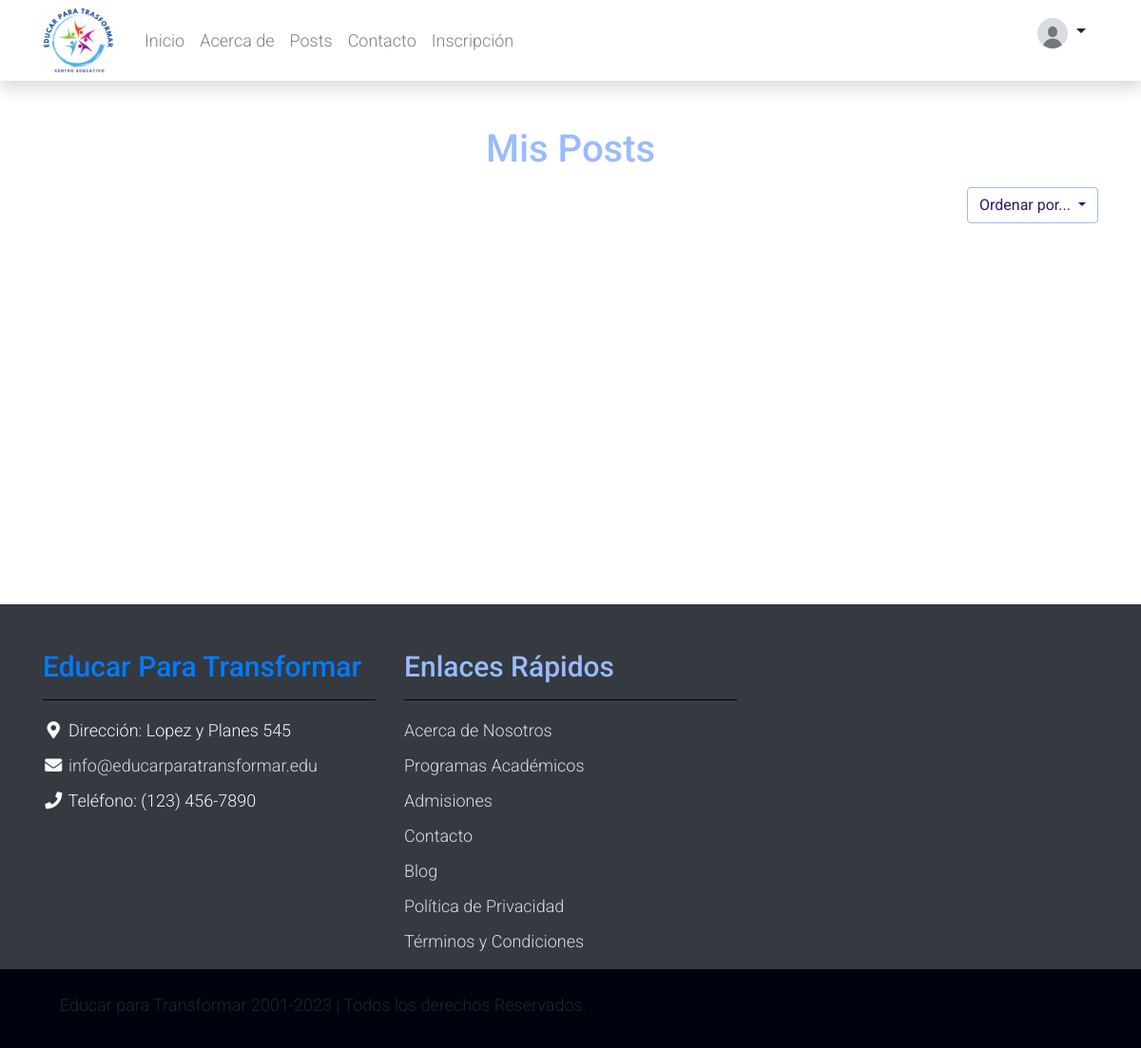
The app's page /misposts/ (signed in), older data.
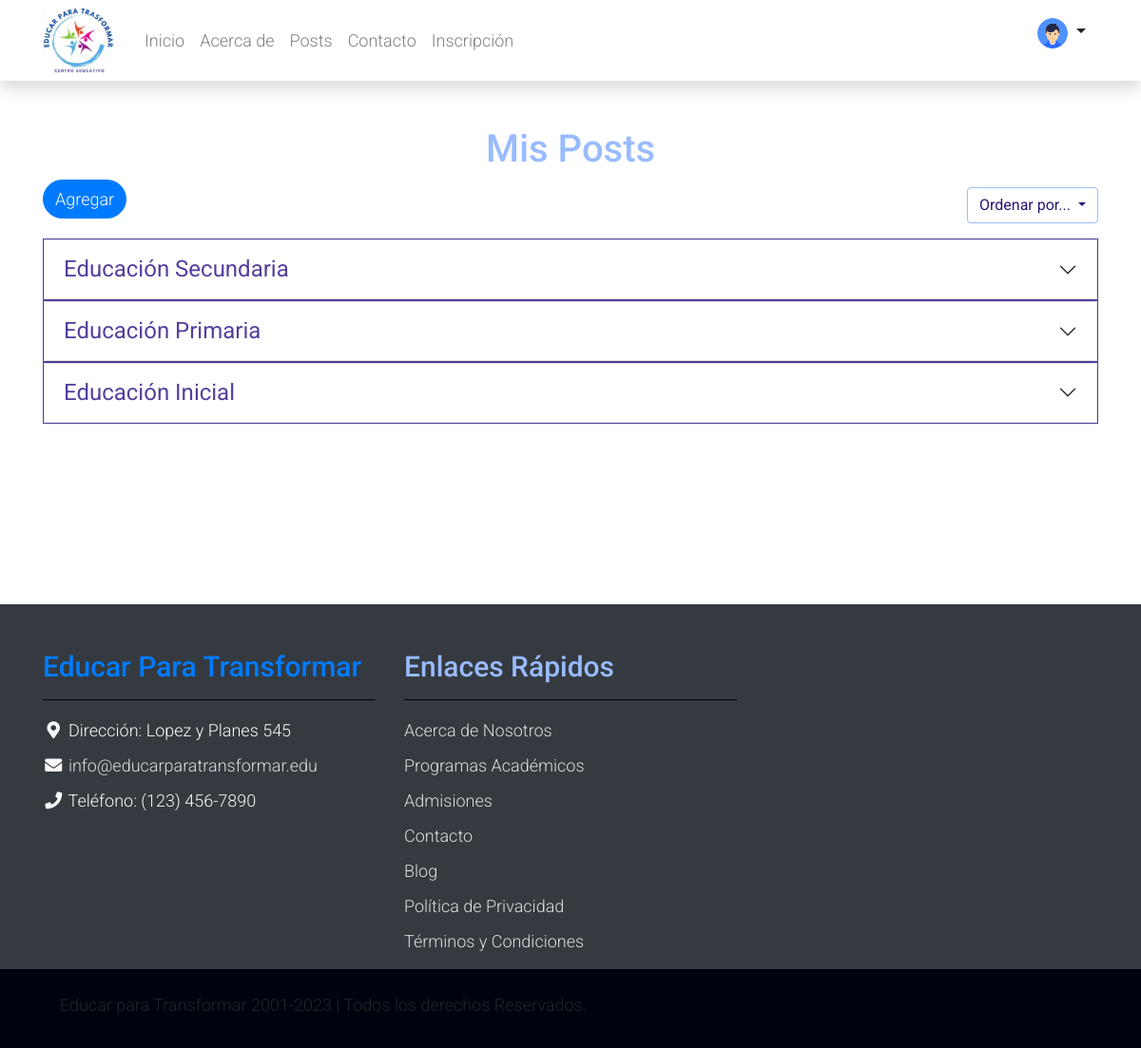
The same page, newer data.
### apps/usuario/models.py (models this page shows, shortened)
class Usuario(AbstractUser):
    imagen= models.ImageField(null=True,blank=True,upload_to='usuario',default='usuario/user-default.jpg')
    email = models.EmailField(unique= True, blank=False)
    es_colaborador = models.BooleanField(default=False)

### apps/posts/models.py (models this page shows, shortened)
class Post(models.Model):
    titulo = models.CharField(max_length=50, null=False)
    subtitulo = models.CharField(max_length=100, null=True, blank=True)
    fecha = models.DateTimeField(auto_now_add=True)
    texto = models.TextField(null=False)
    activo = models.BooleanField(default=True)
    categoria = models.ForeignKey(
        Categoria, on_delete=models.SET_NULL, null=True, default='Sin Categoria')
    imagen = models.ImageField(
        null=True, blank=True, upload_to='media/', default='static/post_default.png')
    publicado = models.DateTimeField(default=timezone.now)
    usuario = models.ForeignKey(Usuario, on_delete=models.CASCADE, default=1)
    class Meta:
        ordering = ['-publicado']

### apps/posts/views.py (the view)
# urls.py: path('misposts/', postUser, name='postUser'),
def postUser(request):
    postsUser = Post.objects.filter(usuario=request.user)
    sort_param = request.GET.get('sort')
    if sort_param == 'asc':
        postsorder = Post.objects.filter(
            usuario=request.user).order_by('fecha')
        return render(request, 'posts/Misposts.html', {'posts': postsorder})
    elif sort_param == 'desc':
        postsorder = Post.objects.filter(
            usuario=request.user).order_by('-fecha')
        return render(request, 'posts/Misposts.html', {'posts': postsorder})
    elif sort_param == 'a':
        postsorder = Post.objects.filter(
            usuario=request.user).order_by('titulo')
        return render(request, 'posts/Misposts.html', {'posts': postsorder})
    elif sort_param == 'z':
        postsorder = Post.objects.filter(
            usuario=request.user).order_by('-titulo')
        return render(request, 'posts/Misposts.html', {'posts': postsorder})
    else:
        return render(request, 'posts/Misposts.html', {'posts': postsUser})

### apps/posts/models.py (called while the page is built)
    def __str__(self):
        return self.nombre

### templates/posts/Misposts.html (shortened to what this page needs)
{% extends 'base.html' %}
{% load static %}
{% block content %}
<head>
    <link rel="stylesheet" href="https://cdn.jsdelivr.net/npm/bootstrap@5.2.1/dist/css/bootstrap.min.css">
    <link rel="stylesheet" href="https://stackpath.bootstrapcdn.com/bootstrap/4.5.2/css/bootstrap.min.css">
</head>
<body>
    <div class="container mt-5 ">
        <h1 class="text-center text-success">Mis Posts</h1>
        {% if user.is_authenticated and user.es_colaborador %}
        <a href="{% url 'apps.posts:agregar_post' %}" class="btn btn-primary rounded-pill" style="float: left;">Agregar</a>
        {% endif %}
        <div class="my-3 d-grid gap-2 d-md-flex justify-content-md-end">
            <div class="btn-group" role="group">
                <button type="button" class="btn btn-outline-success dropdown-toggle" data-bs-toggle="dropdown"
                    aria-expanded="false">
                    Ordenar por...
                </button>
            </div>
        </div>
        <div>
            <ul class="list-group">
                {% for post in posts%}
                {% if post.activo %}
                <span class="border border-success">
                    <div class="card accordion accordion-flush" id="accordionFlushExample">
                        <div class="accordion-item">
                            <h2 class="accordion-header">
                                <button class="font-size-large text-success accordion-button collapsed" type="button"
                                    data-bs-toggle="collapse" data-bs-target="#flush-collapse-{{ post.pk }}"
                                    aria-expanded="false" aria-controls="flush-collapse-{{ post.pk }}">
                                    {{ post.titulo }}
                                </button>
                            </h2>
                        </div>
                    </div>
                </span>
                {% endif %}
                {% endfor %}
            </ul>
        </div>
    </div>
</body>
{% endblock %}

### templates/base.html (shortened to what the changed rows need)
{% load static %}
<!DOCTYPE html>
<html lang="es-ar">
<head>
    <link rel="stylesheet" href="{% static 'assets/css/bootstrap.min.css' %}">
    <link rel="stylesheet" href="{% static 'assets/css/templatemo.css' %}">
    <link rel="stylesheet" href="{% static 'assets/css/custom.css' %}">
    <link rel="stylesheet" href="{% static 'assets/css/fontawesome.min.css' %}">
    <link href="https://cdn.jsdelivr.net/npm/bootstrap@5.2.1/dist/css/bootstrap.min.css" rel="stylesheet"
>
</head>
<body>
    <header>
        <nav class="navbar navbar-expand-lg navbar-light shadow" style="padding-left: 0; padding-right: 0;">
            <div class="container d-flex justify-content-between align-items-center">
        <div class="nav-item align-self-center d-flex text-center">
            {% if user.is_authenticated %}
            <div class="btn-group d-flex ">
                <p class="btn  dropdown-toggle" type="button" data-bs-toggle="dropdown"
                    data-bs-auto-close="true" aria-expanded="false">
                    <img src="{{ user.imagen.url }}" class="rounded-circle img-fluid"
                        style="object-fit:contain;width: 2rem;" alt="{{ user.username }}">
                </p>
            </div>
            {% else %}
            <a class="nav-icon position-relative text-decoration-none"
                href="{% url 'apps.usuario:login' %}">
                <span
                    class="position-absolute top-0 left-100 translate-middle badge rounded-pill bg-light text-dark">Login</span>
            </a>
            {% endif %}
            </div>
        </nav>
    </header>
    <main style="min-height: calc(100vh - 297px);">
        {% block content %}
        {% endblock %}
    </main>
    <footer class="bg-dark" id="tempaltemo_footer" style="z-index: -1;">
        <div class="container">
            <div class="row">
                <div class="col-md-4 pt-5">
                    <h2 class="h2 text-primary border-bottom pb-3 border-light logo">Educar Para Transformar</h2>
                </div>
                <div class="col-md-4 pt-5">
                    <h2 class="h2 text-light border-bottom pb-3 border-light">Enlaces Rápidos</h2>
                </div>
            </div>
        </div>
    </footer>
</body>
</html>

Row changes from the older to the newer data that the page shows:
changed Usuario: imagen: picture added in place of a placeholder; es_colaborador False → True (drawn)
added Post: titulo "Educación Secundaria"
added Post: titulo "Educación Primaria"
added Post: titulo "Educación Inicial"
Text that changed along with them:
text now shown: "Agregar"
